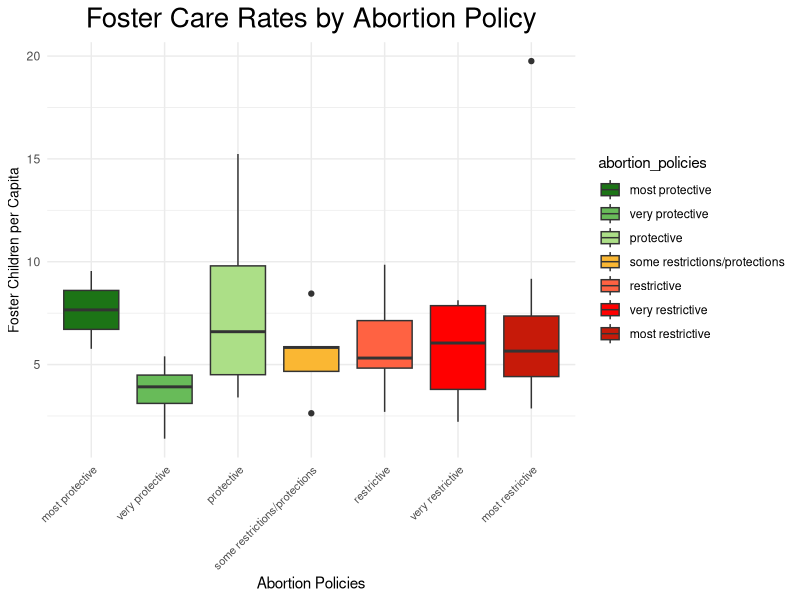
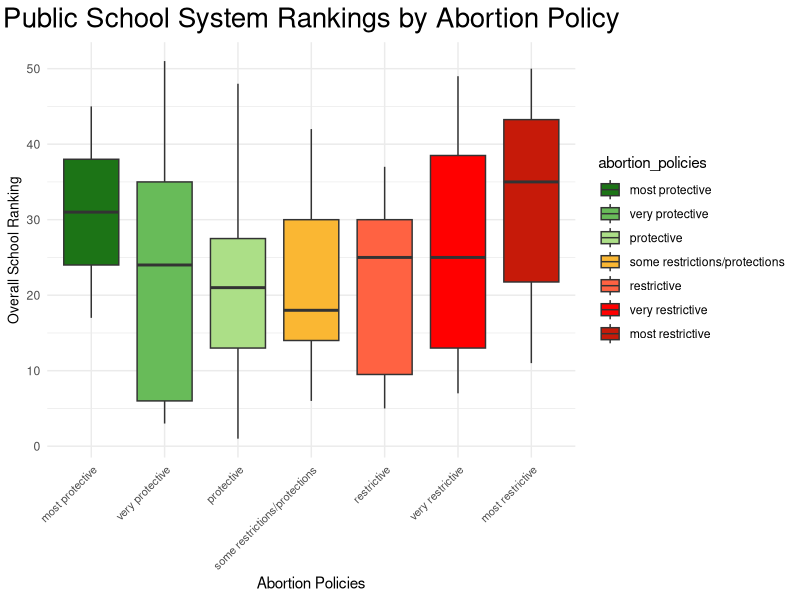

R code for these plots, in order:
## ---- chunk 1
library(tidyverse)
library(readr)
df <- read_csv("../data/clean_data/merged_data.csv", show_col_types = FALSE)
df <- df[!is.na(df$abortion_policies), ]


# Reorder the factor levels
df$abortion_policies <- factor(df$abortion_policies, 
                              levels = c("most protective", "very protective", 
                                         "protective", "some restrictions/protections", 
                                         "restrictive", "very restrictive", "most restrictive"))

# Boxplot for Foster Care Rates by Abortion Policy
ggplot(df, aes(x = abortion_policies, y = foster_children_per_capita, fill=abortion_policies)) +
  geom_boxplot() +
  theme_minimal() +
  theme(axis.text.x = element_text(size = 8, angle = 45, hjust = 1),
        axis.title.y = element_text(size = 10)) + 
  scale_fill_manual(values = c("#1c7416", "#68bb59", "#acdf87", "#fab733", "#ff6242", "#ff0000", "#c61a09")) +
  labs(x = "Abortion Policies", 
       y = "Foster Children per Capita",
       title = "Foster Care Rates by Abortion Policy") +
  theme(plot.title = element_text(size = 20, hjust = 0.5))
## ---- chunk 2
# Kruskal-Wallis test
kruskal.test(foster_children_per_capita ~ abortion_policies, data = df)

## ---- chunk 3
ggplot(df, aes(x = abortion_policies, y = overall_school_rank, fill=abortion_policies)) +
  geom_boxplot() +
  theme_minimal() +
  theme(axis.text.x = element_text(size = 8, angle = 45, hjust = 1),
        axis.title.y = element_text(size = 10)) + 
  scale_fill_manual(values = c("#1c7416", "#68bb59", "#acdf87", "#fab733", "#ff6242", "#ff0000", "#c61a09")) +
  labs(x = "Abortion Policies", 
       y = "Overall School Ranking",
       title = "Public School System Rankings by Abortion Policy") +
  theme(plot.title = element_text(size = 20, hjust = 0.5))
## ---- chunk 4
# Kruskal-Wallis test
kruskal.test(overall_school_rank ~ abortion_policies, data = df)

